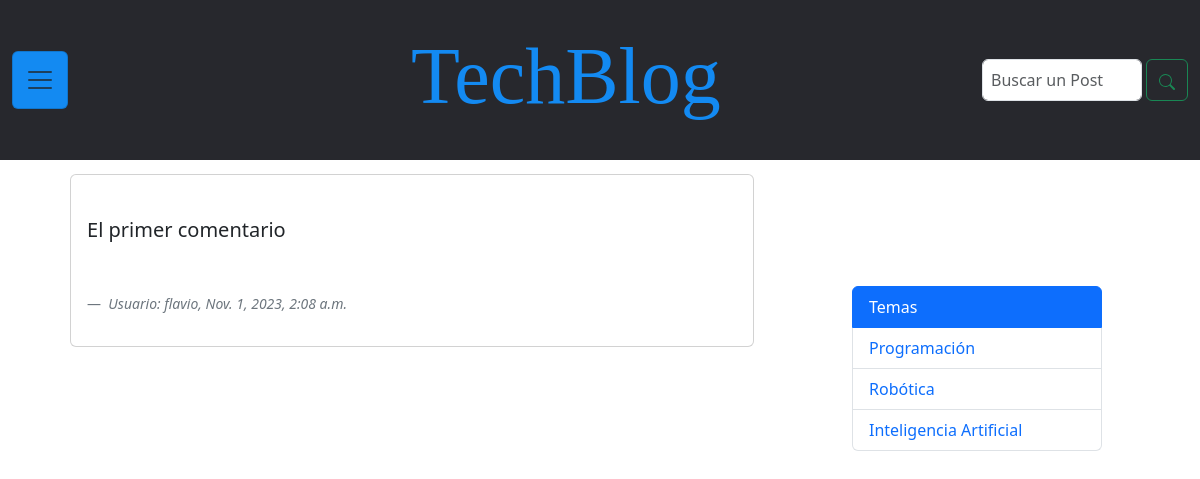
Before: /foro/discusion/ with the older database file.
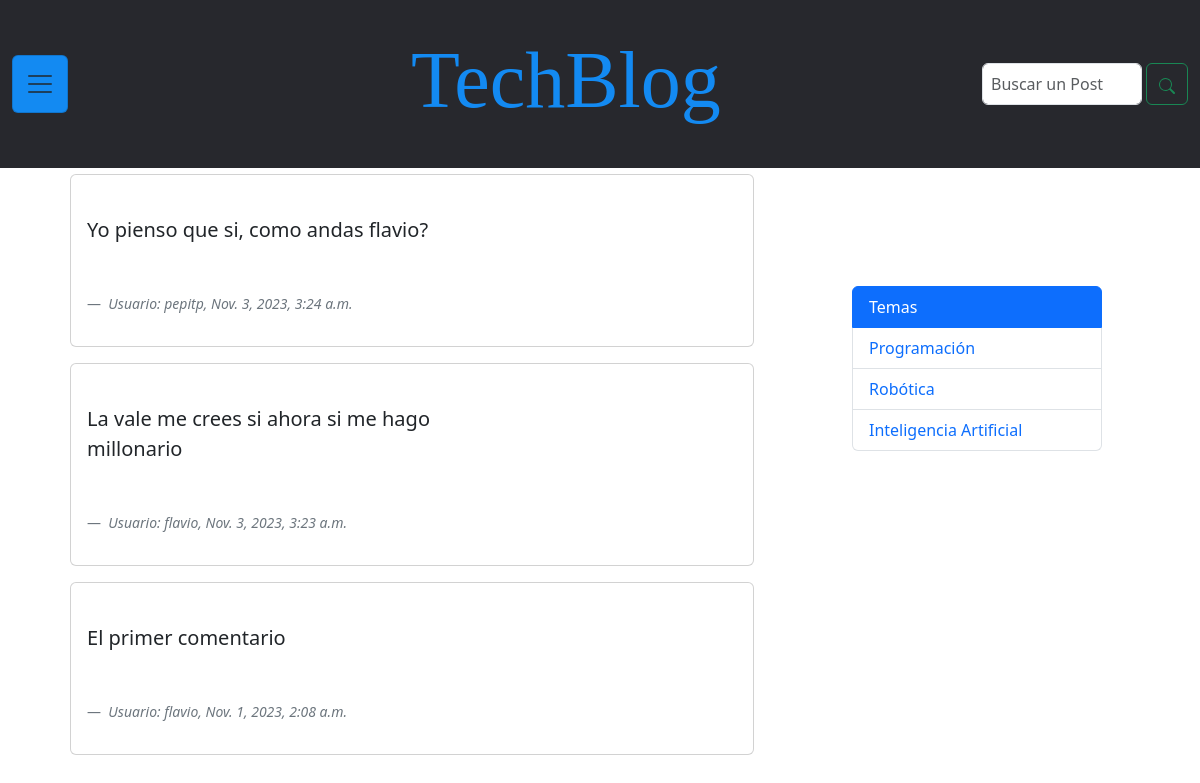
After: the same page with the newer database file.
### foro/models.py (models this page shows, shortened)
class Foro(models.Model):
    comentario = models.CharField(max_length=200)
    usuario = models.ForeignKey(User, on_delete=models.CASCADE)
    fecha_comentario = models.DateTimeField(auto_now_add=True)

### foro/views.py (the view)
# urls.py: path('discusion/', views.foro, name='foro_discusion'),
def foro(request):
    todos_los_comentarios = Foro.objects.all().order_by('-fecha_comentario')
    return render(request, 'foro/foro_discusion.html', {'foro': todos_los_comentarios})

### foro/templates/foro/foro_discusion.html
{% extends 'base.html' %}
{% block content %}
  <main class="contanier contenedor-main d-f">
    <section class="row contenedor-section p-20 col-md-9">
      {% for comentario in foro %}
        <article class="conteiner-article">
          <div class="card mb-3" style="max-width: 90%;">
            <div class="col-md-8">
              <div class="card-body">
                <figure class="figure_container mt-4">
                  <blockquote class="blockquote">
                    <p class="">{{ comentario.comentario }}</p>
                  </blockquote>
                  <figcaption class="blockquote-footer mt-5">
                    <cite title="Source Title">Usuario: {{ comentario.usuario }}, {{ comentario.fecha_comentario }}</cite>
                  </figcaption>
                </figure>
              </div>
            </div>
          </div>
        </article>
      {% endfor %}
    </section>
    <aside class="container container-aside">
        <ul class="row list-group">
            <li class="list-group-item active col-md-10" aria-current="true">Temas</li>
            <li class="list-group-item col-md-10"><a href="#" name="Programación">Programación</a></li>
            <li class="list-group-item col-md-10"><a href="#" name="Robótica">Robótica</a></li>
            <li class="list-group-item col-md-10"><a href="#" name="Matemáticas">Inteligencia Artificial</a></li>
        </ul>
    </aside>
  </main>
{% endblock %}

Changed rows visible on the page:
added Foro: comentario "Yo pienso que si, como andas flavio?", usuario "pepitp", fecha_comentario "Nov. 3, 2023, 3:24 a.m."
added Foro: comentario "La vale me crees si ahora si me hago millonario", usuario "flavio", fecha_comentario "Nov. 3, 2023, 3:23 a.m."
